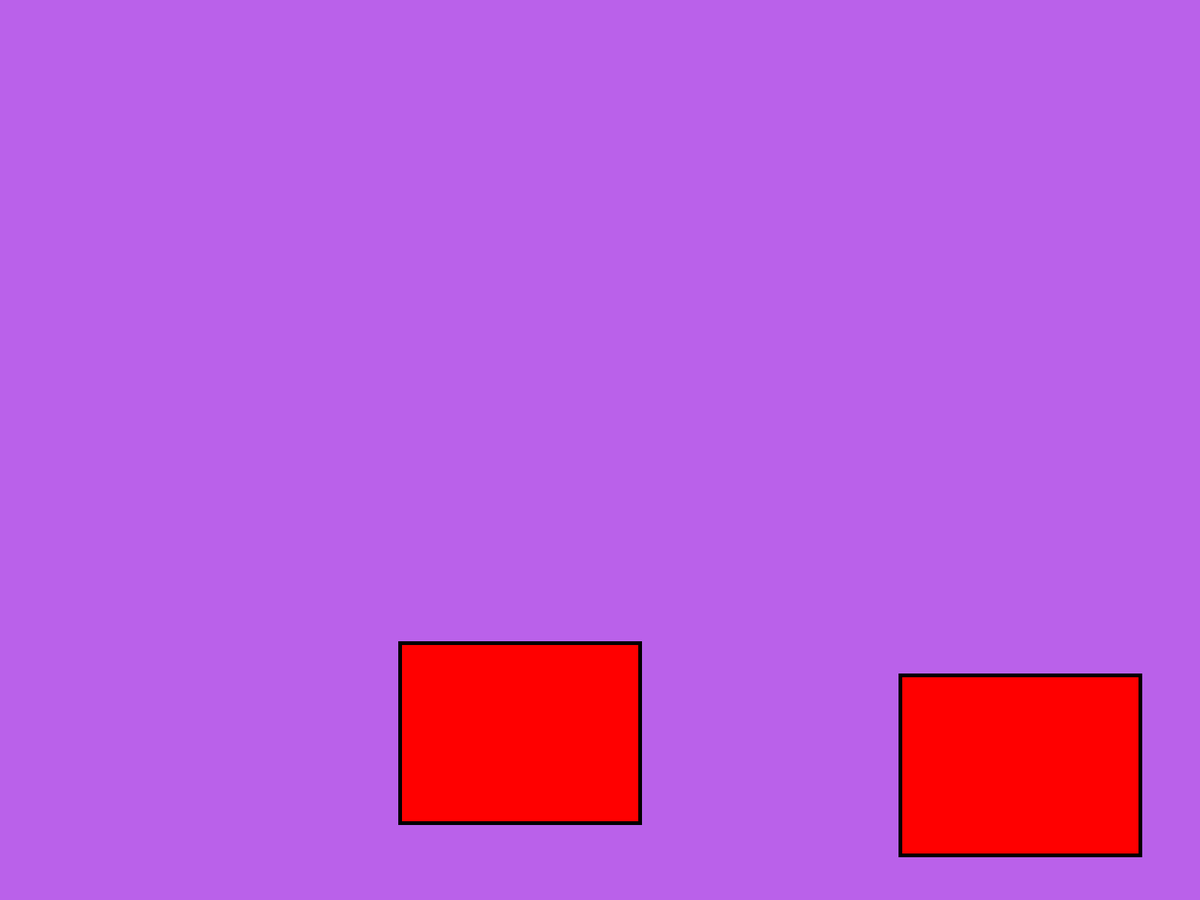
Frame 1 (no input)
Frame 60 (the mouse pressed at the canvas centre just before this capture): identical to frame 1, image omitted
Frame 120 (the mouse held since frame 60 and released just before this capture): identical to frame 1, image omitted

The Processing sketch that drew this single still picture (run headless with seeded random() and noise(); from frame 60 on, the mouse is pressed at the canvas centre):

// Processing sketch: DoThisNotThisv1
// ── DoThisNotThisv1.pde
float buttonX1, buttonY1, buttonWidth1, buttonHeight1;
float buttonX2, buttonY2, buttonWidth2, buttonHeight2;
int TriangleX1, TriangleY1, TriangleX2, TriangleY2, TriangleX3, TriangleY3;
float rect2DisplayX, rect2DisplayY, rect2DisplayWidth, rect2DisplayHeight; 
float LineX1, LineY1, LineX2, LineY2;
Boolean rectOn = false, rectOn2=false;
color black = #000000, white = #FFFFFF, blue = #0D00FF, red = #FF0000, purple = #BA61EA;

void setup() {
  fullScreen();
  population();
}

void draw() {
  background(purple);
  strokeWeight(5);
  fill(red);
  rect(buttonX1, buttonY1, buttonWidth1, buttonHeight1);
  rect(buttonX2, buttonY2, buttonWidth2, buttonHeight2);
  strokeWeight(5);
  if (rectOn == true && rectOn2 == false) triangle(TriangleX1, TriangleY1, TriangleX2, TriangleY2, TriangleX3, TriangleY3 );
  strokeWeight(15);
  if (rectOn == false && rectOn2 == true) line(LineX1, LineY1, LineX2, LineY2);
}

void mousePressed() {
  rectOn = false;
  rectOn2 = false;
  println ("Before", rectOn, rectOn2);
  if (mouseX>buttonX1 && mouseX<buttonX1+buttonWidth1 && mouseY>buttonY1 && mouseY<buttonY1+buttonHeight1 ) rectOn = true;
  if (mouseX>buttonX2 && mouseX<buttonX2+buttonWidth2 && mouseY>buttonY2 && mouseY<buttonY2+buttonHeight2 ) rectOn2 = true;
  println ("After", rectOn, rectOn2);
}

// ── Population.pde
void population() {
  buttonX1 = width*3/9;
  buttonY1 = height*5/7;
  buttonWidth1 = width*1/5;
  buttonHeight1 = height*1/5;
  buttonX2 = width*3/4;;
  buttonY2 = height*3/4;;
  buttonWidth2 = buttonWidth1;
  buttonHeight2 = buttonHeight1;
////////////////////////////////////
  TriangleX1 = width*1/2;
  TriangleY1 = height*2/6;
  TriangleX2 = width*7/16;
  TriangleY2 = height*3/5;
  TriangleX3 = width*10/16;
  TriangleY3 = TriangleY2;
  LineX1 = height*2/4;
  LineY1 = height*9/28;
  LineX2 = height*3/4;
  LineY2 = LineY1;
}
